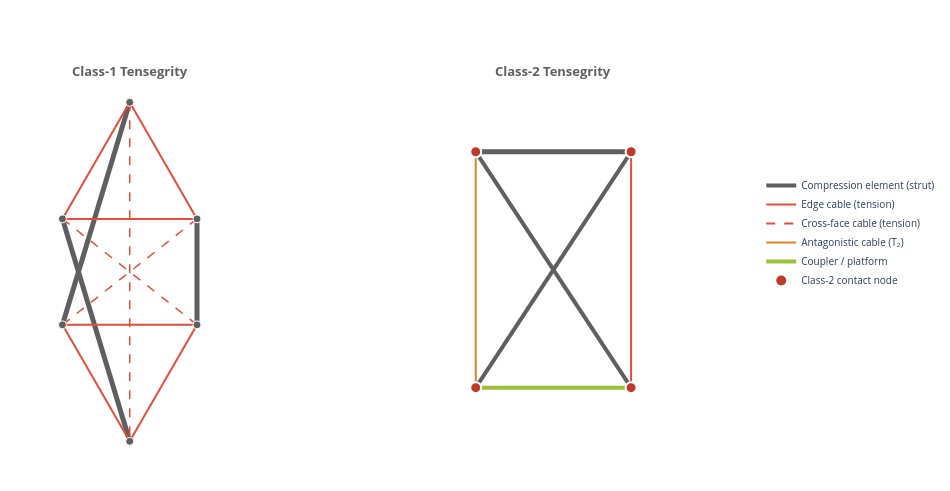

Here is the notebook cell this chart was saved with:
### Markdown cell above
---

## 3. Tensegrity Structure Classification

A **tensegrity** structure ("tensile integrity") consists of isolated
compression members (struts) held in stable equilibrium by a continuous
tension network (cables). Skelton & de Oliveira (2009) classify
tensegrity systems by the maximum number of struts meeting at a single
node:

- **Class-1**: No strut–strut contact. Each node connects at most one
  strut to a tension network. Example: the classic 3-strut triangular
  prism (Snelson's *X-Piece*, 1948).

- **Class-2**: Up to two struts share a joint node. This permits rigid
  articulation while retaining tensegrity's compliance and lightweight
  properties. Example: the antiparallelogram X-joint used in the thesis
  manipulator (Fasquelle et al., 2020).

### Key Properties for Robotics

| Property | Mechanism |
|---|---|
| Inherent compliance | Tension network absorbs impacts passively (Bicchi & Tonietti, 2004) |
| High strength-to-weight | Struts carry only axial loads — no bending moments |
| Controllable stiffness | Cable pretension modulates stiffness without VSA hardware |
| Remote actuation | Motors at base, cables transmit force to distal joints |

### Code cell
# =================================================================
# Figure 4 — Tensegrity Classification
# =================================================================
fig = tensegrity_classes_figure(show_caption=show_caption)
# Export SVG
out_path = Path("../Theses/project_thesis/assets/figures/background/concept_tensegrity_classes.svg")
out_path.parent.mkdir(parents=True, exist_ok=True)
fig.write_image(str(out_path))
print(f"Saved → {out_path.resolve()}")
fig.show()

### Figure 1 — Plotly figure (JSON) as saved in the notebook; plotly's stock layout.template omitted (floating-point values rounded to 4 significant figures)
{"data": [{"line": {"color": "#5F5F5F", "width": 5}, "marker": {"color": "#5F5F5F", "size": 7}, "mode": "lines+markers", "showlegend": false, "type": "scatter", "x": [-150, -197.6], "y": [185, 27.5]}, {"line": {"color": "#5F5F5F", "width": 5}, "marker": {"color": "#5F5F5F", "size": 7}, "mode": "lines+markers", "showlegend": false, "type": "scatter", "x": [-197.6, -150], "y": [102.5, -55]}, {"line": {"color": "#5F5F5F", "width": 5}, "marker": {"color": "#5F5F5F", "size": 7}, "mode": "lines+markers", "showlegend": false, "type": "scatter", "x": [-102.4, -102.4], "y": [102.5, 27.5]}, {"line": {"color": "#E74C3C", "width": 2}, "mode": "lines", "showlegend": false, "type": "scatter", "x": [-150, -197.6], "y": [185, 102.5]}, {"line": {"color": "#E74C3C", "width": 2}, "mode": "lines", "showlegend": false, "type": "scatter", "x": [-197.6, -102.4], "y": [102.5, 102.5]}, {"line": {"color": "#E74C3C", "width": 2}, "mode": "lines", "showlegend": false, "type": "scatter", "x": [-102.4, -150], "y": [102.5, 185]}, {"line": {"color": "#E74C3C", "width": 2}, "mode": "lines", "showlegend": false, "type": "scatter", "x": [-197.6, -150], "y": [27.5, -55]}, {"line": {"color": "#E74C3C", "width": 2}, "mode": "lines", "showlegend": false, "type": "scatter", "x": [-150, -102.4], "y": [-55, 27.5]}, {"line": {"color": "#E74C3C", "width": 2}, "mode": "lines", "showlegend": false, "type": "scatter", "x": [-102.4, -197.6], "y": [27.5, 27.5]}, {"line": {"color": "#E74C3C", "dash": "dash", "width": 1.5}, "mode": "lines", "showlegend": false, "type": "scatter", "x": [-150, -150], "y": [185, -55]}, {"line": {"color": "#E74C3C", "dash": "dash", "width": 1.5}, "mode": "lines", "showlegend": false, "type": "scatter", "x": [-197.6, -102.4], "y": [102.5, 27.5]}, {"line": {"color": "#E74C3C", "dash": "dash", "width": 1.5}, "mode": "lines", "showlegend": false, "type": "scatter", "x": [-102.4, -197.6], "y": [102.5, 27.5]}, {"marker": {"color": "#5F5F5F", "line": {"color": "white", "width": 1}, "size": 8}, "mode": "markers", "showlegend": false, "type": "scatter", "x": [-150, -197.6, -102.4], "y": [185, 102.5, 102.5]}, {"marker": {"color": "#5F5F5F", "line": {"color": "white", "width": 1}, "size": 8}, "mode": "markers", "showlegend": false, "type": "scatter", "x": [-197.6, -150, -102.4], "y": [27.5, -55, 27.5]}, {"line": {"color": "#5F5F5F", "width": 5}, "marker": {"color": "#5F5F5F", "line": {"color": "white", "width": 1}, "size": 8}, "mode": "lines+markers", "showlegend": false, "type": "scatter", "x": [95, 205], "y": [150, 150]}, {"line": {"color": "#5F5F5F", "width": 4}, "mode": "lines", "showlegend": false, "type": "scatter", "x": [95, 205], "y": [150, -17.03]}, {"line": {"color": "#5F5F5F", "width": 4}, "mode": "lines", "showlegend": false, "type": "scatter", "x": [205, 95.0], "y": [150, -17.03]}, {"line": {"color": "#97C139", "width": 4}, "marker": {"color": "#97C139", "line": {"color": "white", "width": 1}, "size": 8}, "mode": "lines+markers", "showlegend": false, "type": "scatter", "x": [205, 95.0], "y": [-17.03, -17.03]}, {"line": {"color": "#E74C3C", "width": 2}, "mode": "lines", "showlegend": false, "type": "scatter", "x": [205, 205], "y": [150, -17.03]}, {"line": {"color": "#E67E22", "width": 2}, "mode": "lines", "showlegend": false, "type": "scatter", "x": [95, 95.0], "y": [150, -17.03]}, {"marker": {"color": "#5F5F5F", "line": {"color": "white", "width": 1}, "size": 8}, "mode": "markers", "showlegend": false, "type": "scatter", "x": [95], "y": [150]}, {"marker": {"color": "#5F5F5F", "line": {"color": "white", "width": 1}, "size": 8}, "mode": "markers", "showlegend": false, "type": "scatter", "x": [205], "y": [150]}, {"marker": {"color": "#5F5F5F", "line": {"color": "white", "width": 1}, "size": 8}, "mode": "markers", "showlegend": false, "type": "scatter", "x": [95.0], "y": [-17.03]}, {"marker": {"color": "#5F5F5F", "line": {"color": "white", "width": 1}, "size": 8}, "mode": "markers", "showlegend": false, "type": "scatter", "x": [205], "y": [-17.03]}, {"marker": {"color": "#C0392B", "line": {"color": "white", "width": 2}, "size": 11, "symbol": "circle"}, "mode": "markers", "showlegend": false, "type": "scatter", "x": [95], "y": [150]}, {"marker": {"color": "#C0392B", "line": {"color": "white", "width": 2}, "size": 11, "symbol": "circle"}, "mode": "markers", "showlegend": false, "type": "scatter", "x": [205], "y": [150]}, {"marker": {"color": "#C0392B", "line": {"color": "white", "width": 2}, "size": 11, "symbol": "circle"}, "mode": "markers", "showlegend": false, "type": "scatter", "x": [95.0], "y": [-17.03]}, {"marker": {"color": "#C0392B", "line": {"color": "white", "width": 2}, "size": 11, "symbol": "circle"}, "mode": "markers", "showlegend": false, "type": "scatter", "x": [205], "y": [-17.03]}, {"line": {"color": "#5F5F5F", "dash": "solid", "width": 4}, "mode": "lines", "name": "Compression element (strut)", "type": "scatter", "x": [null], "y": [null]}, {"line": {"color": "#E74C3C", "dash": "solid", "width": 2}, "mode": "lines", "name": "Edge cable (tension)", "type": "scatter", "x": [null], "y": [null]}, {"line": {"color": "#E74C3C", "dash": "dash", "width": 2}, "mode": "lines", "name": "Cross-face cable (tension)", "type": "scatter", "x": [null], "y": [null]}, {"line": {"color": "#E67E22", "dash": "solid", "width": 2}, "mode": "lines", "name": "Antagonistic cable (T₂)", "type": "scatter", "x": [null], "y": [null]}, {"line": {"color": "#97C139", "dash": "solid", "width": 4}, "mode": "lines", "name": "Coupler / platform", "type": "scatter", "x": [null], "y": [null]}, {"marker": {"color": "#C0392B", "size": 10, "symbol": "circle"}, "mode": "markers", "name": "Class-2 contact node", "type": "scatter", "x": [null], "y": [null]}], "layout": {"annotations": [{"font": {"color": "#5F5F5F", "size": 13}, "showarrow": false, "text": "<b>Class-1 Tensegrity</b>", "x": -150, "y": 207}, {"font": {"color": "#5F5F5F", "size": 13}, "showarrow": false, "text": "<b>Class-2 Tensegrity</b>", "x": 150, "y": 207}], "height": 491, "legend": {"font": {"size": 10}, "x": 1.02, "y": 0.5}, "margin": {"b": 10, "l": 20, "r": 180, "t": 10}, "plot_bgcolor": "white", "title": {"font": {"size": 14}, "text": ""}, "width": 950, "xaxis": {"range": [-200, 270], "scaleanchor": "y", "scaleratio": 1, "showgrid": false, "showticklabels": false, "title": {"text": ""}, "zeroline": false}, "yaxis": {"range": [-55, 240], "showgrid": false, "showticklabels": false, "title": {"text": ""}, "zeroline": false}}}
